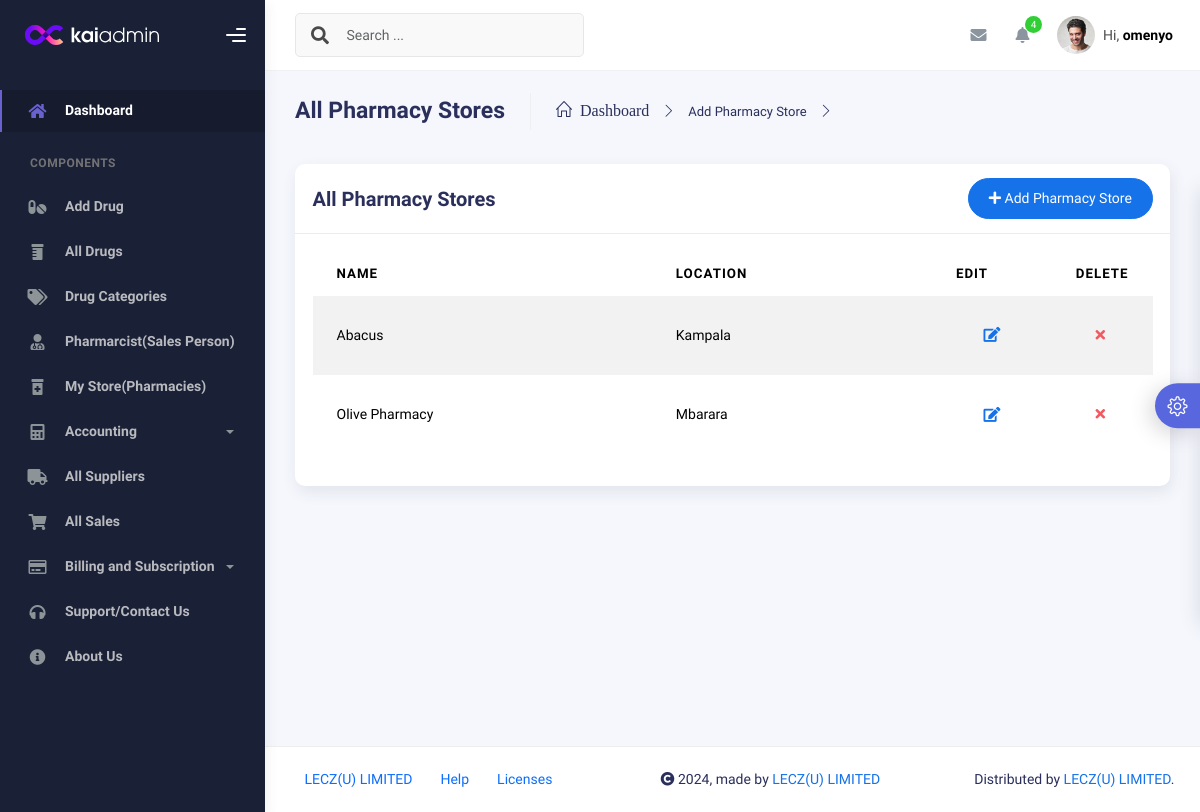
The page /all_pharmacy (signed in) on the database its author committed.
### pharmacy/models.py (models this page shows, shortened)
class User(AbstractUser):
    ROLES = (
        ('admin', 'Admin'),
        ('salesperson', 'Salesperson'),
        ('manager', 'Manager'),  # Added manager role
    )
    role = models.CharField(max_length=15, choices=ROLES)
    suspended = models.BooleanField(default=False)
    pharmacy = models.ForeignKey(Pharmacy, on_delete=models.CASCADE, null=True, blank=True, related_name='creators_users')

class Pharmacy(models.Model):
    name = models.CharField(max_length=255,blank=True,null=True)
    location = models.CharField(max_length=255,blank=True,null=True)
    created_at = models.DateTimeField(auto_now_add=True)
    created_by = models.ForeignKey(
        settings.AUTH_USER_MODEL,  # Use AUTH_USER_MODEL for the custom user model
        on_delete=models.CASCADE,   # Define the behavior on user deletion
        blank=True,
        null=True,
        related_name='pharmacies'   # This allows reverse lookup
    )

### pharmacy/views.py (the view)
# urls.py: path('all_pharmacy', views.all_pharmacy, name='all_pharmacy'),
@login_required
def all_pharmacy(request):
    if request.method == 'POST':
        form = PharmacyForm(request.POST, request.FILES)  # Handle file upload for image
        if form.is_valid():
            pharmacy = form.save(commit=False)
            pharmacy.created_by=request.user
            pharmacy.save()
            return redirect('all_pharmacy')  # Redirect to a pharmacy list view or any other view
    else:
        form = PharmacyForm()
    pharmacys=Pharmacy.objects.all().filter(created_by=request.user)# (Pharmacys,pharmacy=pharmacy)  # Fetch the group using the group_id from the URL
    context={
            'pharmacys': pharmacys,
            'form': form
            }
    return render(request, 'pharmacy/all_pharmacy.html',context)

### pharmacy/forms.py
class PharmacyForm(forms.ModelForm):
    class Meta:
        model = Pharmacy
        fields = ['name', 'location']

### pharmacy/templates/pharmacy/all_pharmacy.html (shortened to what this page needs)
{% extends 'pharmacy/base/base.html' %}
{% load static %}
{% load crispy_forms_tags %}
{% block content %}
        <div class="container">
          <div class="page-inner">
            <div class="page-header">
              <h3 class="fw-bold mb-3">All Pharmacy Stores</h3>
              <ul class="breadcrumbs mb-3">
                <li class="nav-home">
                  <a href="{% url 'dashboard' %}">
                    <i class="icon-home">&nbspDashboard</i>
                  </a>
                </li>
                <li class="separator">
                  <i class="icon-arrow-right"></i>
                </li>
                <li class="nav-item">
                  <a href="{% url 'add_pharmacy' %}">Add Pharmacy Store</a>
                </li>
                <li class="separator">
                  <i class="icon-arrow-right"></i>
                </li>
              </ul>
            </div>
            <div class="row">
              <div class="col-md-12">
                <div class="card">
                  <div class="card-header">
                    <div class="d-flex align-items-center">
                      <h4 class="card-title">All Pharmacy Stores</h4>
                      <a href="{% url 'add_pharmacy' %}"
                        class="btn btn-primary btn-round ms-auto"
                        data-bs-toggle="modal"
                        data-bs-target="#addRowModal"
                      >
                        <i class="fa fa-plus"></i>
                        Add Pharmacy Store
                      </a>
                    </div>
                  </div>
                  <div class="card-body">
                    <div class="table-responsive">
                      <table
                        id="add-row"
                        class="display table table-striped table-hover"
                      >
                        <thead>
                          <tr>
                            <th>Name</th>
                            <th>Location</th>
                            <th style="width: 10%">Edit</th>
                            <th style="width: 10%">Delete</th>
                          </tr>
                        </thead>
                        <tbody>
                          {% for pharmacy in pharmacys %}
                          <tr>
                            <td>{{ pharmacy.name}}</td>
                            <td>{{ pharmacy.location}}</td>
                            <td>
                              <div class="form-button-action">
                                <a href="{% url 'edit_pharmacy' pharmacy.id %}"
                                  type="button"
                                  data-bs-toggle="tooltip"
                                  title=""
                                  class="btn btn-link btn-primary btn-lg"
                                  data-original-title="Edit Task"
                                >
                                  <i class="fa fa-edit"></i>
                                </a>
                                </div>
                            </td>
                            <td>
                              <div class="form-button-action">
                                <a href="{% url 'delete_pharmacy' pharmacy.id %}"
                                  type="button"
                                  data-bs-toggle="tooltip"
                                  title=""
                                  class="btn btn-link btn-danger"
                                  data-original-title="Remove"
                                >
                                  <i class="fa fa-times"></i>
                                </a>
                              </div>
                            </td>
                          </tr>
                          {% endfor %}
                        </tbody>
                      </table>
                    </div>
                  </div>
                </div>
              </div>
            </div>
          </div>
        </div>
{% endblock %}

### pharmacy/templates/pharmacy/base/base.html (shortened to what this page needs)
{% load static %}
<!DOCTYPE html>
<html lang="en">
  <head>
    <link rel="stylesheet" href="{% static 'assets/css/bootstrap.min.css' %}" />
    <link rel="stylesheet" href="{% static 'assets/css/plugins.min.css' %}" />
    <link rel="stylesheet" href="{% static 'assets/css/kaiadmin.min.css' %}" />
    <link rel="stylesheet" href="{% static 'assets/css/demo.css' %}" />
  </head>
  <body>
    <div class="wrapper">
      <div class="sidebar" data-background-color="dark">
        <div class="sidebar-logo">
          <div class="logo-header" data-background-color="dark">
            <a href="index.html" class="logo">
              <img
                src="{% static 'assets/img/kaiadmin/logo_light.svg' %}"
                alt="navbar brand"
                class="navbar-brand"
                height="20"
              />
            </a>
            <div class="nav-toggle">
              <button class="btn btn-toggle toggle-sidebar">
                <i class="gg-menu-right"></i>
              </button>
            </div>
          </div>
        </div>
        <div class="sidebar-wrapper scrollbar scrollbar-inner">
          <div class="sidebar-content">
            <ul class="nav nav-secondary">
              <li class="nav-item active">
                <a
                  href="/"
                >
                  <i class="fas fa-home"></i>
                  <p>Dashboard</p>
                </a>
              </li>
              <li class="nav-section">
                <h4 class="text-section">Components</h4>
              </li>
              <li class="nav-item">
                <a href="{% url 'add_product' %}">
                  <i class="fas fa-pills"></i>
                  <p>Add Drug</p>
                </a>
              </li>
              <li class="nav-item">
                <a href="{% url 'all_drugs' %}">
                  <i class="fas fa-prescription-bottle"></i>
                  <p>All Drugs</p>
                </a>
              </li>
              <li class="nav-item">
                <a href="{% url 'all_categories' %}">
                  <i class="fas fa-tags"></i>
                  <p>Drug Categories</p>
                </a>
              </li>
              <li class="nav-item">
                <a href="{% url 'all_sales_person' %}">
                  <i class="fas fa-user-md"></i>
                  <p>Pharmarcist(Sales Person)</p>
                </a>
              </li>
              <li class="nav-item">
                <a  href="{% url 'all_pharmacy' %}">
                  <i class="fas fa-prescription-bottle-alt"></i>
                  <p>My Store(Pharmacies)</p>
                </a>
              </li>
              <li class="nav-item">
                <a data-bs-toggle="collapse" href="#tables">
                  <i class="fas fa-calculator"></i>
                  <p>Accounting</p>
                  <span class="caret"></span>
                </a>
              </li>
              <li class="nav-item">
                <a href="{% url 'all_supplier' %}">
                  <i class="fas fa-truck"></i>
                  <p>All Suppliers</p>
                </a>
              </li>
              <li class="nav-item">
                <a href="{% url 'all_sale' %}">
                  <i class="fas fa-shopping-cart"></i>
                  <p>All Sales</p>
                </a>
              </li>
              <li class="nav-item">
                <a data-bs-toggle="collapse" href="#charts">
                  <i class="far fa-credit-card"></i>
                  <p>Billing and Subscription</p>
                  <span class="caret"></span>
                </a>
              </li>
              <li class="nav-item">
                <a href="../../documentation/index.html">
                  <i class="fas fa-headphones"></i>
                  <p>Support/Contact Us</p>
                </a>
              </li>
              <li class="nav-item">
                <a href="{% url 'about_us' %}">
                  <i class="fas fa-info-circle"></i>
                  <p>About Us</p>
                </a>
              </li>
            </ul>
          </div>
        </div>
      </div>
      <div class="main-panel">
        <div class="main-header">
          <nav
            class="navbar navbar-header navbar-header-transparent navbar-expand-lg border-bottom"
          >
            <div class="container-fluid">
              <nav
                class="navbar navbar-header-left navbar-expand-lg navbar-form nav-search p-0 d-none d-lg-flex"
              >
                <div class="input-group">
                  <div class="input-group-prepend">
                    <button type="submit" class="btn btn-search pe-1">
                      <i class="fa fa-search search-icon"></i>
                    </button>
                  </div>
                  <input
                    type="text"
                    placeholder="Search ..."
                    class="form-control"
                  />
                </div>
              </nav>
              <ul class="navbar-nav topbar-nav ms-md-auto align-items-center">
                <li class="nav-item topbar-icon dropdown hidden-caret">
                  <a
                    class="nav-link dropdown-toggle"
                    href="#"
                    id="messageDropdown"
                    role="button"
                    data-bs-toggle="dropdown"
                    aria-haspopup="true"
                    aria-expanded="false"
                  >
                    <i class="fa fa-envelope"></i>
                  </a>
                </li>
                <li class="nav-item topbar-icon dropdown hidden-caret">
                  <a
                    class="nav-link dropdown-toggle"
                    href="#"
                    id="notifDropdown"
                    role="button"
                    data-bs-toggle="dropdown"
                    aria-haspopup="true"
                    aria-expanded="false"
                  >
                    <i class="fa fa-bell"></i>
                    <span class="notification">4</span>
                  </a>
                </li>
                <li class="nav-item topbar-user dropdown hidden-caret">
                  <a
                    class="dropdown-toggle profile-pic"
                    data-bs-toggle="dropdown"
                    href="#"
                    aria-expanded="false"
                  >
                    <div class="avatar-sm">
                      <img
                        src="{% static 'assets/img/profile.jpg' %}"
                        alt="..."
                        class="avatar-img rounded-circle"
                      />
                    </div>
                    <span class="profile-username">
                      <span class="op-7">Hi,</span>
                      <span class="fw-bold">{{request.user.username}}</span>
                    </span>
                  </a>
                </li>
              </ul>
            </div>
          </nav>
        </div>
  {% block content %}
  {% endblock %}
        <footer class="footer">
          <div class="container-fluid d-flex justify-content-between">
            <nav class="pull-left">
              <ul class="nav">
                <li class="nav-item">
                  <a class="nav-link" href="https://www.lecz.ltd">
                    LECZ(U) LIMITED
                  </a>
                </li>
                <li class="nav-item">
                  <a class="nav-link" href="mailto:support-pharmasuite@lecz.ltd"> Help </a>
                </li>
                <li class="nav-item">
                  <a class="nav-link" href="https://lecz.ltd/#mh-carrier"> Licenses </a>
                </li>
              </ul>
            </nav>
            <div class="copyright">
              <i class="fa fa-copyright"></i>
                <span id="currentYear"></span>, made by
                <a href="https://lecz.ltd">LECZ(U) LIMITED</a>
            </div>
            <div>
              Distributed by
              <a target="_blank" href="https://lecz.ltd">LECZ(U) LIMITED</a>.
            </div>
          </div>
        </footer>
      </div>
      <div class="custom-template">
        <div class="custom-toggle">
          <i class="icon-settings"></i>
        </div>
      </div>
    </div>
  </body>
</html>

### static/assets/css/demo.css (style rules this page uses)
.custom-template { position: fixed; top: 50%; transform: translateY(-50%); right: -325px; width: 325px; height: max-content; display: block; z-index: 1; background: #ffffff; transition: all .3s; z-index: 1003; box-shadow: -1px 1px 20px rgba(69, 65, 78, 0.15); border-top-left-radius: 5px; border-bottom-left-radius: 5px; transition: all .5s; }
.custom-template .custom-toggle { position: absolute; width: 45px; height: 45px; background: #5867dd; top: 50%; left: -45px; transform: translateY(-50%); display: flex; align-items: center; justify-content: center; text-align: center; border-top-left-radius: 30px; border-bottom-left-radius: 30px; cursor: pointer; color: #ffffff; box-shadow: -5px 5px 20px rgba(69, 65, 78, 0.21); }
.custom-template .custom-toggle i { font-size: 20px; animation: 1.3s spin linear infinite; }

### rows shown on the page
User: user.username "omenyo"
Pharmacy: name "Abacus", location "Kampala"
Pharmacy: name "Olive Pharmacy", location "Mbarara"
